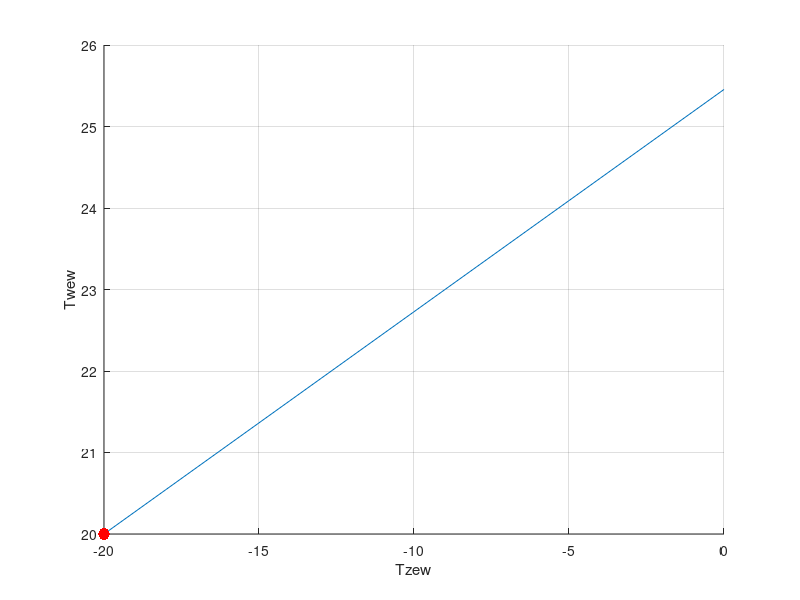
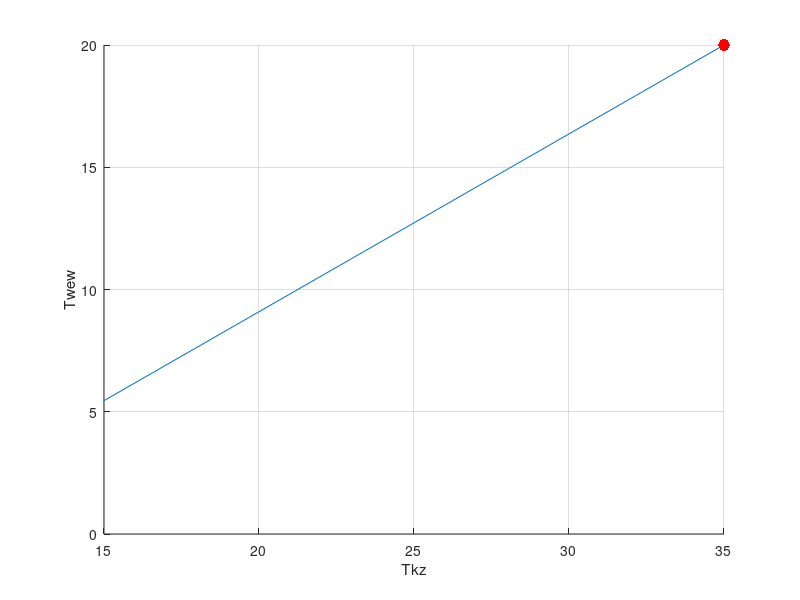
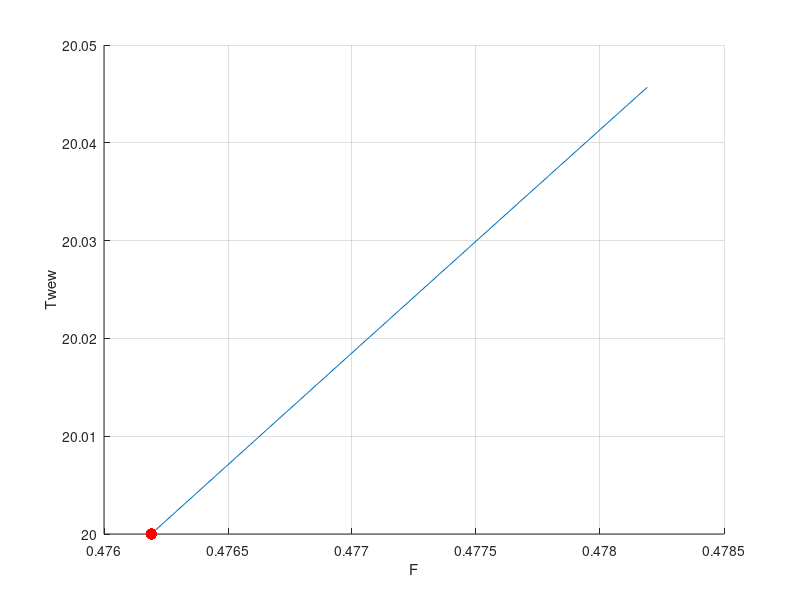
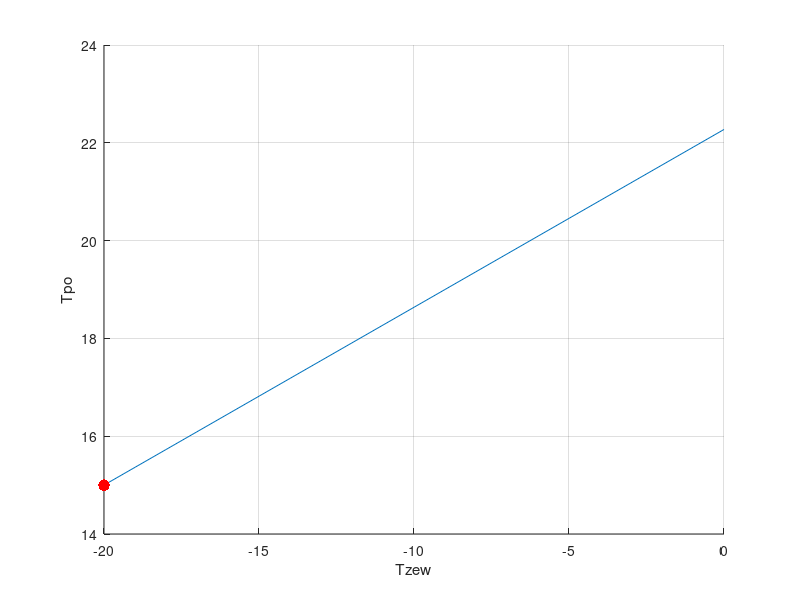

Here is the MATLAB script that generated these plots, in order:
% ogrzewanie w klimatyzowanym domu z poddaszem [6b] (pojemnosci Cvw, Cvp)

% zmienne wejsciowe dla modelu nieliniowego: Tzewo, Tkz, fko
% zmienne wejsciowe dla modelu liniowego: Tzweo, Tkz
% zmienne wyjsciowe: Twew, Tp

% Skrypt rysujacy wszystkie charakterystyki statyczne dla wyzej opisanego
% modelu. Enjoy!

clear;
close all;

% zmienne dynamiki
Vw = 2500;                % objetosc pokoju     
Vp = 0.5 * Vw;            % objetosc poddasza
cp = 1000;                % cieplo wlasciwe powietrza
rop = 1.2;                % gestosc powietrza
Cvw = cp * rop * Vw;      % spakowane wartosci w jedna zmienna
Cvp = cp * rop * Vp;      % -||-

% wartosci nominalne
Tzewn = -20;                    % Temp. zewnetrzna   
Twewn = 20;                     % Temp. wewnetrzna (pokoju)
Tpn = 15;                       % Temp. poddasza
Tkzn = 35;                      % Temp. powietrza nawiewanego
qkn = 20*1000;                  % Energia nawiewu
cpfn = qkn / Tkzn;              % Wynika ze wzoru
fk = qkn / (cp * rop * Tkzn);   % Wynika z tego samego wzoru co wyzej

% wspolczynniki
Z=[0, -(Twewn - Tpn); -(Tpn - Tzewn), (Twewn - Tpn)];   
u = [cpfn;0];                                      
Y =[0.4*(Tkzn - Twewn), 0;0,0];                 
X = -Z^-1*Y*u;              % Postac macierzowa poczatkowego ukladu rownan                       
K1 = (0.6*cp*rop*fk*(Tkzn-Twewn))/(Twewn - Tzewn);  % Wynika z zalozenia
K2 = X(1);                                              
Kp = X(2);                                              


%%%
M = 1/(K2+Kp);
%%%


% ### T WEW DLA DELTA T_ZEW ### %

figure(1);
hold on;
grid on;
T_ZEW = -20:0;    
Twewo = (cpfn*Tkzn+K1.*T_ZEW+Kp*K2*M.*T_ZEW)/(cpfn+K1+Kp-M*Kp^2); 
plot(T_ZEW, Twewo);
plot(-20 , 20, 'r.','Markersize',25)    
xlabel('Tzew');
ylabel('Twew');

% ### T WEW DLA DELTA T_KZ ### %

figure(2);
hold on;
grid on;
T_KZ = 15:35;    
Twewo = (cpfn.*T_KZ+K1*Tzewn+Kp*K2*M*Tzewn)/(cpfn+K1+Kp-M*Kp^2); 
plot(T_KZ, Twewo);
plot(35 , 20, 'r.','Markersize',25)  
xlabel('Tkz');
ylabel('Twew');


% ### T_WEW DLA DELTA F ### %

figure(3);
hold on;
grid on;
F = fk : .0001 : fk + (20 * .0001); 
cpf = cp*rop.*F; 
Twewo = (Tkzn*cpf+K1*Tzewn+Kp*K2*M*Tzewn)./(cpf+K1+Kp-M*Kp^2); 
plot(F, Twewo);
plot(fk , 20, 'r.','Markersize',25)  
xlabel('F');
ylabel('Twew');

% ### T_P DLA DELTA T_ZEW ### %

figure(4);
hold on;
grid on;
T_ZEW = -20:0;    
Twewo = (cpfn*Tkzn+K1.*T_ZEW+Kp*K2*M.*T_ZEW)/(cpfn+K1+Kp-M*Kp^2); 
Tpo = M*(Kp.*Twewo+K2.*T_ZEW);  
plot(T_ZEW, Tpo);
plot(-20 , 15, 'r.','Markersize',25)    
xlabel('Tzew');
ylabel('Tpo');

% ### T_P DLA DELTA T_KZ ### %

figure(5);
hold on;
grid on;
T_KZ = 15:35;    
Twewo = (cpfn.*T_KZ+K1*Tzewn+Kp*K2*M*Tzewn)/(cpfn+K1+Kp-M*Kp^2); 
Tpo = M*(Kp.*Twewo+K2*Tzewn); 
plot(T_KZ, Tpo);
plot(35 , 15, 'r.','Markersize',25)  
xlabel('Tkz');
ylabel('Tpo');


% ### T_P DLA DELTA F ### %

figure(6);
hold on;
grid on;
F = fk : .0001 : fk + (20 * .0001); 
cpf = cp*rop.*F; 
Twewo = (Tkzn*cpf+K1*Tzewn+Kp*K2*M*Tzewn)./(cpf+K1+Kp-M*Kp^2); 
Tpo = M*(Kp.*Twewo+K2*Tzewn); 
plot(F, Tpo);
plot(fk , 15, 'r.','Markersize',25)  
xlabel('F');
ylabel('Tpo');
